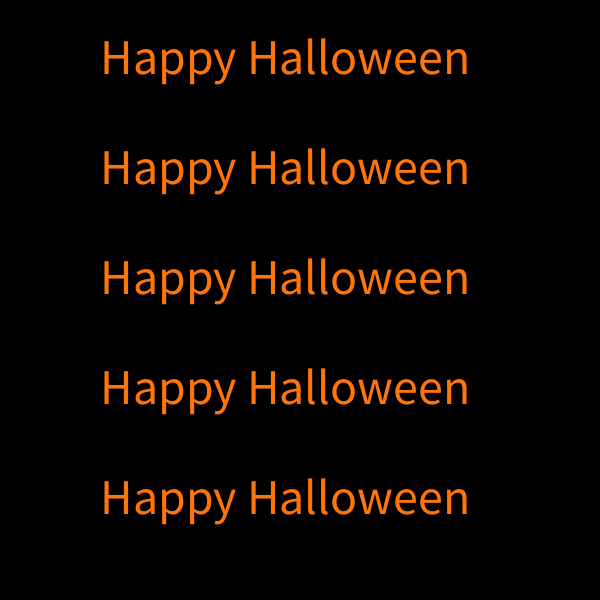
Frame 1 (no input)
Frame 60 (the mouse pressed at the canvas centre just before this capture): identical to frame 1, image omitted
Frame 120 (the mouse held since frame 60 and released just before this capture): identical to frame 1, image omitted

The Processing sketch that drew this single still picture (run headless with seeded random() and noise(); from frame 60 on, the mouse is pressed at the canvas centre):

// Processing sketch: processing_43637
// ── processing_43637.pde


int x;
int y;
int spiderx;
int spidery;
//int webColor;
int mode;

void setup(){
  size (600,600);
  background (255,120,20);
  smooth();
  
  x =0;
  y =0;
  spiderx=x;
  spidery=y;
  //webColor = color(255,255,255);
  mode=0;
}

void draw(){
  background(255,120,20);
//"page" one
switch (mode){
  case 0:
    background(0);
  fill (255,117,10);
  textSize(50);
  for (int y = 74; y <height; y +=110){
  text ("Happy Halloween", 100,y);
  }
  break;
  
  //"page" two
case 1: 
 //Web
  {    
  translate(-10,-10);
  for( int i = 0; i <360; i ++) {
  rotate(radians(9));
  line(0,0,0,1000);
  
  //curves
  stroke(255,255,255);
   noFill();
  beginShape();
  vertex(702,509);
  bezierVertex(607,437,545,545,600,600);
  endShape();
  
 beginShape();
 vertex(427,588);
 bezierVertex(385,526,458,458,520,520);
 endShape();
 
 beginShape();
 vertex(440,440);
 bezierVertex(397,397,437,316,515,374);
 endShape();
  
 beginShape();
vertex(421,305);
bezierVertex(384,270,324,324,370,370);
endShape();

beginShape();
vertex(364,265);
bezierVertex(325,220,268,274,314,314);
endShape();
  
beginShape();
vertex(255,255);
bezierVertex(214,214, 270,186,293,213);
endShape();

beginShape();
vertex(206,206);
bezierVertex(183,183,212,150,234,170);
endShape();

beginShape();
vertex(165,165);
bezierVertex(146,146,175,127,189,138);
endShape();

beginShape();
vertex(133,133);
bezierVertex(129,130,126,96,157,114);
endShape();

beginShape();
vertex(109,109);
bezierVertex(94,94,115,82,123,90);
endShape();

beginShape();
vertex(88,88);
bezierVertex(75,75,91,66, 99,72);
endShape();

beginShape();
vertex(68,68);
bezierVertex(59,59,71,51,77,56);
endShape();

beginShape();
vertex(52,52);
bezierVertex(44,44, 52,38, 58,43);
endShape();

beginShape();
vertex(42,42);
bezierVertex(35,35,43,29,49,35);
endShape();

beginShape();
vertex(33,33);
bezierVertex(30,30,36,24,39,28);
endShape();

beginShape();
vertex(25,25);
bezierVertex(21,20,23,16,29,20);
endShape();
  }

  //flies
  fill(0);
  noStroke();
  ellipse(163,159,10,20);
  ellipse(259,313,10,17);
  ellipse(300,47,18,9);
  ellipse(110,42, 19,11);
  ellipse(480,241,19,13);
  ellipse(35,234,15,9);
  ellipse(208,530,12,19);
 
   spider(spiderx,spidery);
    }
  }

}
//http://processing.org/reference/keyCode.html
void keyPressed() {
  if (key == CODED) {
    if (keyCode == UP) {
      spidery +=-2;
     // y= y-2; 
    } else if (keyCode == DOWN) {
      spidery+=+2;
        
    }
    else if (keyCode == LEFT){
      spiderx +=-2;
    }
    else if (keyCode == RIGHT){
      spiderx+=2;
     }
   }
}

 //shape
  void spider (int x, int y){
fill(0);
  stroke(0);
  ellipse(x+400,y+500,28,30);
  ellipse(x+392,y+481,15,15);
  //connecting to thorax
  stroke(0);
  strokeWeight(1.5);
  line(x+372,y+481,x+389,y+489); 
  line(x+368,y+489,x+388,y+490);
  line(x+368,y+498,x+388,y+492);
  line(x+376,y+508,x+388,y+493);
  
  line(x+400,y+483,x+406,y+467);
  line(x+400,y+484,x+414,y+472);
  line(x+401,y+486,x+420,y+482);
  line(x+401,y+486,x+424,y+490);
  //to the legs
  line(x+371,y+481,x+366,y+494);
  line(x+368,y+489,x+367,y+503);
  line(x+368,y+498,x+371,y+512);
  line(x+376,y+508,x+382,y+520);
  
  line(x+406,y+467,x+417,y+470);
  line(x+414,y+472,x+426,y+480);
  line(x+420,y+482,x+431,y+495);
  line(x+424,y+490,x+428,y+506);
  }
    //to switch to spider page
  void mouseClicked(){
  mode++;
  if(mode > 0){
    mode = 1;
  } 
     //println("x: " + mouseX + " y: "+ mouseY);  
}    
   
